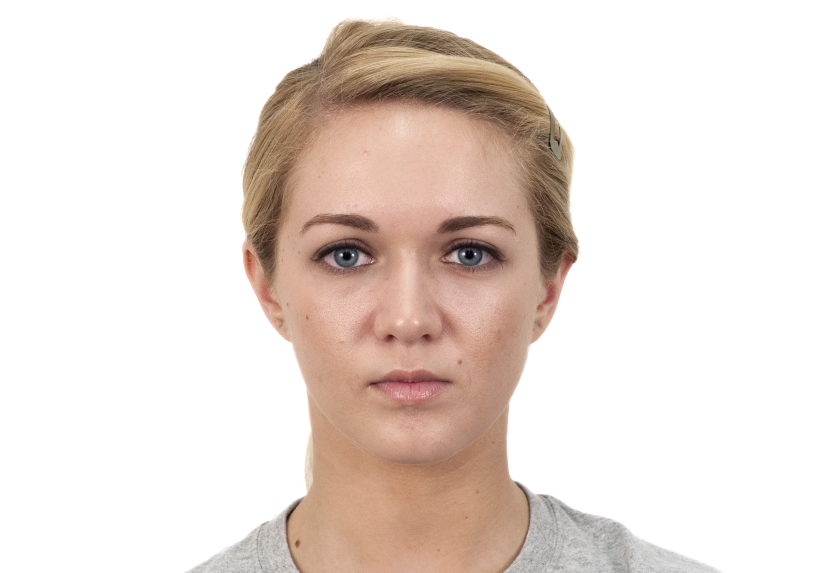
#> input picture imagens_originais/imagem203.jpg, 2444 x 1718 px (shown at 1/3 size); its folder holds only this picture in this run
$ jupyter execute --allow-errors processamento.ipynb
#> lines starting #> are read from the running program, lines starting #| are printed output that depends on the picture
[cell 1]
import os
import cv2
import numpy as np
from tqdm import tqdm
from mtcnn import MTCNN
from sklearn.manifold import TSNE
from sklearn.cluster import KMeans
from sklearn.preprocessing import StandardScaler
import shutil
from PIL import Image
import os
import numpy as np

# Caminhos
ROOT = ".."  # Pois o notebook está em notebooks/
PATH_ORIGINAIS = os.path.join(ROOT, "imagens_originais")
PATH_AUMENTADAS = os.path.join(ROOT, "imagens_aumentadas")
PATH_SEGMENTADAS = os.path.join(ROOT, "imagens_segmentadas")
PATH_RESULTADO = os.path.join(ROOT, "cartelas_resultado")

[cell 2]
import torch
import torchvision.transforms as transforms
from PIL import Image
import numpy as np
import cv2
import os
from tqdm import tqdm

# Carregar o modelo BiSeNet
from torchvision.models.segmentation import deeplabv3_resnet50

# BiSeNet leve para parsing facial
class BiSeNet(torch.nn.Module):
    def __init__(self, n_classes=19):
        super(BiSeNet, self).__init__()
        self.model = deeplabv3_resnet50(pretrained=False, num_classes=n_classes)

    def forward(self, x):
        return self.model(x)['out']

# Carregar o modelo treinado
n_classes = 19
#> (the rest of this cell did not finish here and is left out)

[cell 3]
from PIL import Image

def aplicar_augmentacoes_basicas(imagem):
    augmentadas = []
    augmentadas.append(imagem.transpose(Image.FLIP_LEFT_RIGHT))  # flip horizontal
    augmentadas.append(imagem.rotate(90, expand=True))
    augmentadas.append(imagem.rotate(180, expand=True))
    augmentadas.append(imagem.rotate(270, expand=True))
    augmentadas.append(imagem.transpose(Image.FLIP_LEFT_RIGHT).rotate(90, expand=True))
    return augmentadas

# Gerar imagens aumentadas se ainda não existirem
os.makedirs(PATH_AUMENTADAS, exist_ok=True)
arquivos_existentes = set(os.listdir(PATH_AUMENTADAS))

print("🔄 Gerando imagens aumentadas (se necessário)...")
for filename in tqdm(sorted(os.listdir(PATH_ORIGINAIS))):
    base_name = os.path.splitext(filename)[0]
    needs_augmentation = any(
        f"{base_name}_aug{i}.jpg" not in arquivos_existentes for i in range(5)
    )

    if not needs_augmentation:
        continue  # já foi aumentado antes

    img_path = os.path.join(PATH_ORIGINAIS, filename)
    try:
        image = Image.open(img_path).convert("RGB")
#> image is the input picture: PIL image 2444x1718 RGB; mean R, G, B 232.5, 220.8, 214.3
    except:
        continue

    augmented_images = aplicar_augmentacoes_basicas(image)
#> augmented_images = 5 items

    for i, aug_img in enumerate(augmented_images):
        aug_filename = f"{base_name}_aug{i}.jpg"
        aug_path = os.path.join(PATH_AUMENTADAS, aug_filename)
        aug_img.save(aug_path)
#> this loop made 5 passes
#> aug_filename on passes 1 to 5: 'imagem203_aug0.jpg', 'imagem203_aug1.jpg', 'imagem203_aug2.jpg', 'imagem203_aug3.jpg', 'imagem203_aug4.jpg'
#> pass 1, `aug_img.save(aug_path)`:
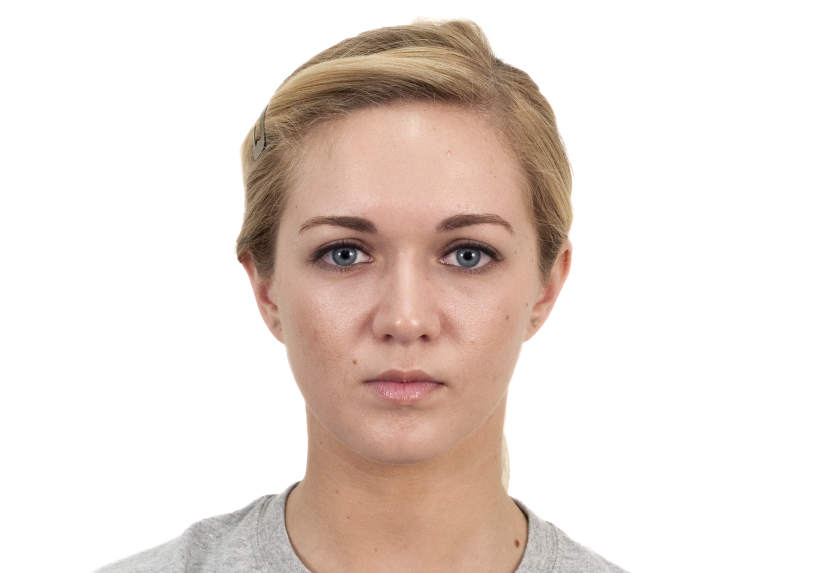
#> saved as imagem203_aug0.jpg: PIL image 2444x1718 RGB (shown at 1/3 size); mean R, G, B 232.5, 220.8, 214.3
#> pass 2, `aug_img.save(aug_path)`:
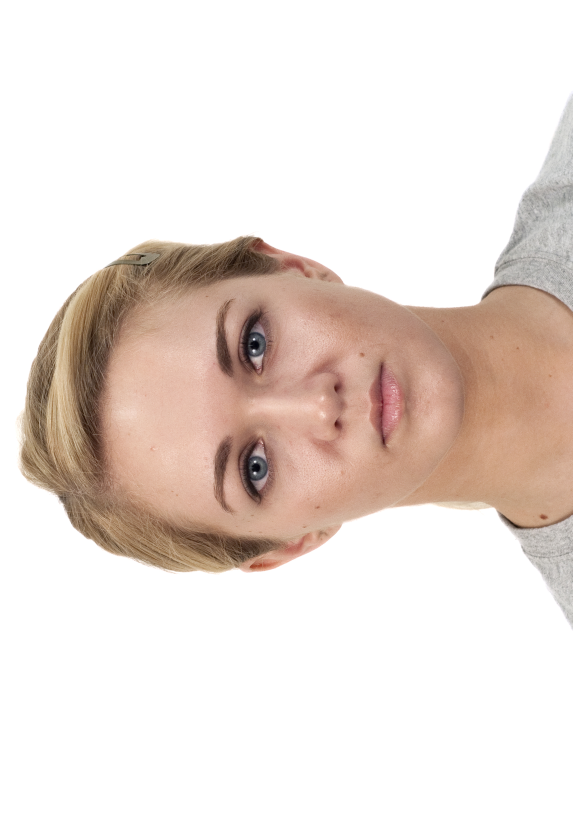
#> saved as imagem203_aug1.jpg: PIL image 1718x2444 RGB (shown at 1/3 size); mean R, G, B 232.5, 220.8, 214.3

[cell 4]
import os
import cv2
import numpy as np

# [26 lines left out: functions carregar_imagens_segmentadas, extrair_features_tons, not called in this run]


from sklearn.decomposition import PCA
from sklearn.cluster import KMeans

# [7 lines left out: function clusterizar_em_12_cartelas, not called in this run]

[cell 5]
# Processar todas as imagens em imagens_originais/
os.makedirs(PATH_SEGMENTADAS, exist_ok=True)
arquivos_segmentados = set(os.listdir(PATH_SEGMENTADAS))

print("🔄 Segmentando as imagens (se necessário)...")
for filename in tqdm(sorted(os.listdir(PATH_AUMENTADAS))):
    base_name = os.path.splitext(filename)[0]
    # Só segmenta se ainda não existir a versão segmentada
    if f"{base_name}.jpg" in arquivos_segmentados:
        continue

    img_path = os.path.join(PATH_AUMENTADAS, filename)
    output_path = os.path.join(PATH_SEGMENTADAS, filename)

    sucesso = segmentar_e_salvar(img_path, output_path)
    if not sucesso:
        print(f"Não foi possível detectar o rosto em: {filename}")

[cell 6]
# [17 lines left out: function get_color_hist_lab, not called in this run]

from sklearn.cluster import KMeans

# [21 lines left out: functions get_dominant_color, extrair_features_pele, not called in this run]

[cell 7]
# Função para calcular a cor média da pele
# [6 lines left out: function get_average_color, not called in this run]

# Coletar cores médias de todas as imagens segmentadas
cores_peles = []
for filename in tqdm(os.listdir(PATH_SEGMENTADAS)):
    img_path = os.path.join(PATH_SEGMENTADAS, filename)
    img = cv2.imread(img_path)
    features = extrair_features_pele(img)  # Novo
    cores_peles.append(features)

# Normalizar as cores
cores_array = np.array(cores_peles)
#> (the rest of this cell did not finish here and is left out)

[cell 8]
from sklearn.preprocessing import StandardScaler

# Suponha que 'cores_peles' seja a lista com as cores médias
cores_array = np.array(cores_peles)

# Normalizar com StandardScaler
scaler = StandardScaler()
#> (the rest of this cell did not finish here and is left out)

[cell 9]
import umap

# UMAP para redução dimensional
#> (the rest of this cell did not finish here and is left out)

[cell 10]
# Criar pasta para os resultados, se necessário
os.makedirs(PATH_RESULTADO, exist_ok=True)

# Criar subpastas para cada cartela
for i in range(12):
    os.makedirs(os.path.join(PATH_RESULTADO, f"cartela_{i+1}"), exist_ok=True)

# Associar as imagens segmentadas aos seus clusters e mover para as pastas apropriadas
segmentadas = sorted(os.listdir(PATH_SEGMENTADAS))

for i, filename in enumerate(segmentadas):
    src_path = os.path.join(PATH_SEGMENTADAS, filename)
    cluster = labels[i]  # de 0 a 11
    dst_path = os.path.join(PATH_RESULTADO, f"cartela_{cluster+1}", filename)
    shutil.copy(src_path, dst_path)

$ run again, on imagens_originais/imagem235.jpg
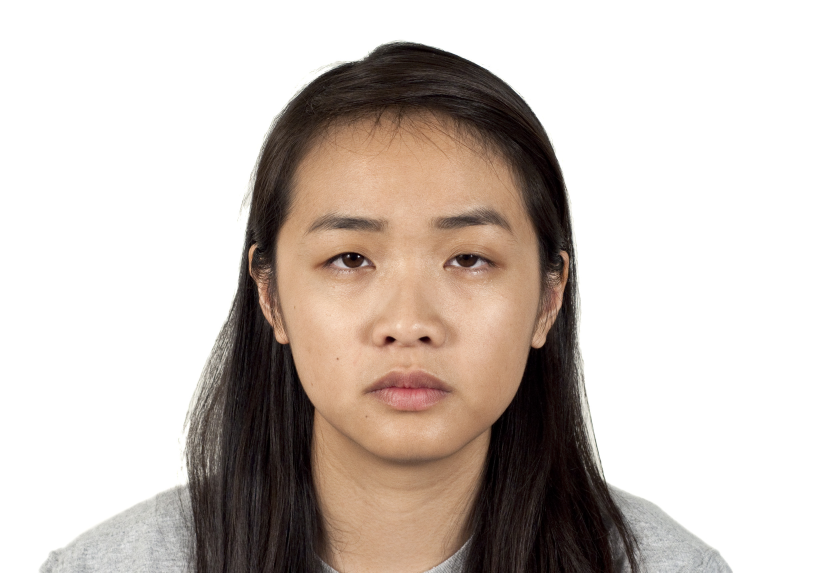
#> input picture imagens_originais/imagem235.jpg, 2444 x 1718 px (shown at 1/3 size)
#> image is the input picture: PIL image 2444x1718 RGB; mean R, G, B 202.5, 192.5, 186
#> augmented_images = 5 items
#> the loop `for i, aug_img in enumerate(augmented_images):` made 5 passes
#> aug_filename on passes 1 to 5: 'imagem235_aug0.jpg', 'imagem235_aug1.jpg', 'imagem235_aug2.jpg', 'imagem235_aug3.jpg', 'imagem235_aug4.jpg'
#> pass 1, `aug_img.save(aug_path)`:
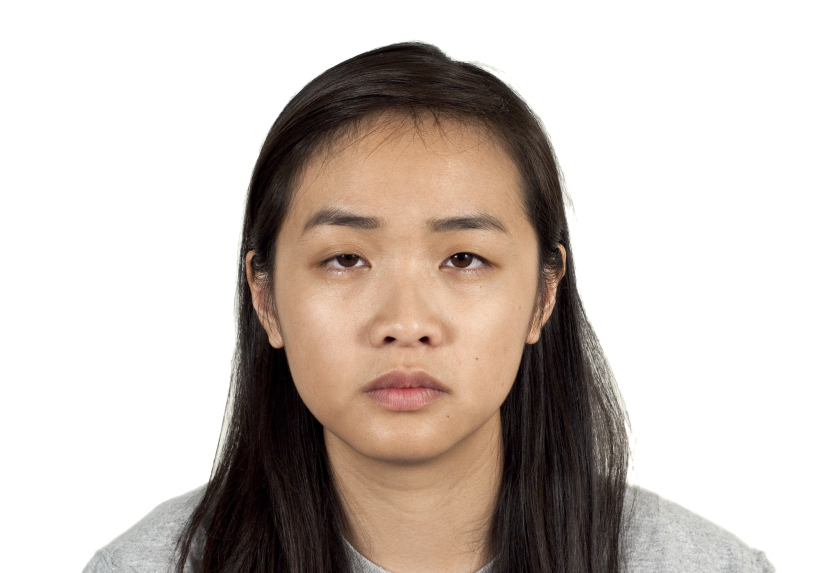
#> saved as imagem235_aug0.jpg: PIL image 2444x1718 RGB (shown at 1/3 size); mean R, G, B 202.5, 192.5, 186
#> pass 2, `aug_img.save(aug_path)`:
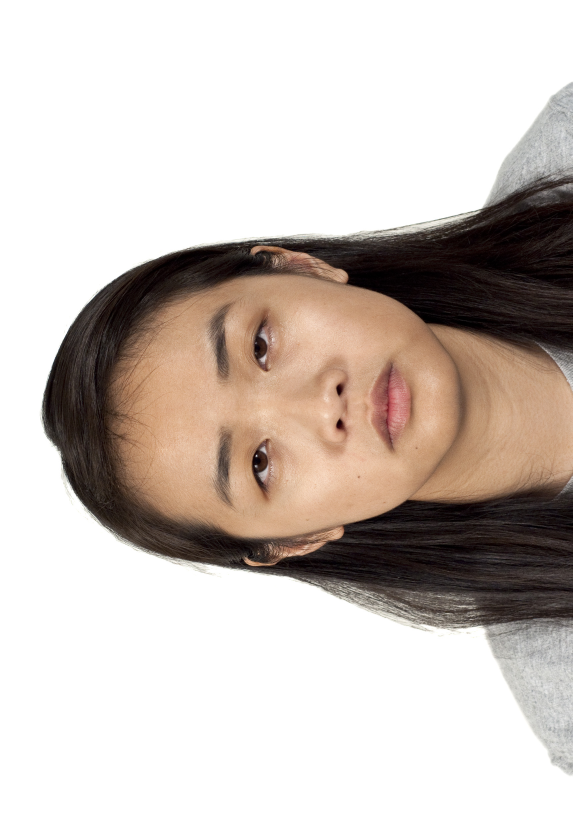
#> saved as imagem235_aug1.jpg: PIL image 1718x2444 RGB (shown at 1/3 size); mean R, G, B 202.5, 192.5, 186
